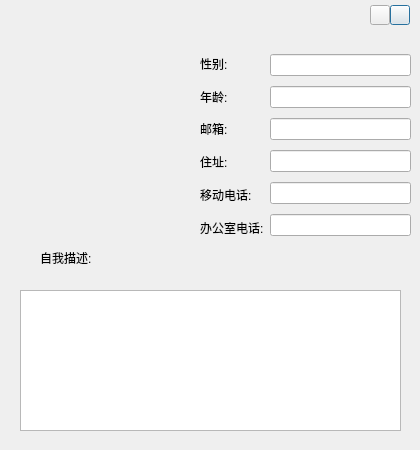
<?xml version="1.0" encoding="UTF-8"?>
<ui version="4.0">
 <class>CFriendDlg</class>
 <widget class="QDialog" name="CFriendDlg">
  <property name="geometry">
   <rect>
    <x>0</x>
    <y>0</y>
    <width>420</width>
    <height>450</height>
   </rect>
  </property>
  <property name="windowTitle">
   <string>Dialog</string>
  </property>
  <widget class="QLabel" name="lb_headPic">
   <property name="geometry">
    <rect>
     <x>30</x>
     <y>60</y>
     <width>131</width>
     <height>131</height>
    </rect>
   </property>
   <property name="text">
    <string/>
   </property>
  </widget>
  <widget class="QLabel" name="lb_frdName">
   <property name="geometry">
    <rect>
     <x>20</x>
     <y>210</y>
     <width>151</width>
     <height>20</height>
    </rect>
   </property>
   <property name="text">
    <string/>
   </property>
  </widget>
  <widget class="QLabel" name="label_7">
   <property name="geometry">
    <rect>
     <x>40</x>
     <y>250</y>
     <width>81</width>
     <height>16</height>
    </rect>
   </property>
   <property name="text">
    <string>自我描述:</string>
   </property>
  </widget>
  <widget class="QWidget" name="horizontalLayoutWidget">
   <property name="geometry">
    <rect>
     <x>270</x>
     <y>50</y>
     <width>141</width>
     <height>191</height>
    </rect>
   </property>
   <layout class="QHBoxLayout" name="horizontalLayout">
    <item>
     <layout class="QVBoxLayout" name="verticalLayout_2">
      <item>
       <widget class="QLineEdit" name="le_sex"/>
      </item>
      <item>
       <widget class="QLineEdit" name="le_age"/>
      </item>
      <item>
       <widget class="QLineEdit" name="le_mail"/>
      </item>
      <item>
       <widget class="QLineEdit" name="le_address"/>
      </item>
      <item>
       <widget class="QLineEdit" name="le_cellphone"/>
      </item>
      <item>
       <widget class="QLineEdit" name="le_officephone"/>
      </item>
     </layout>
    </item>
   </layout>
  </widget>
  <widget class="QWidget" name="verticalLayoutWidget">
   <property name="geometry">
    <rect>
     <x>200</x>
     <y>50</y>
     <width>72</width>
     <height>191</height>
    </rect>
   </property>
   <layout class="QVBoxLayout" name="verticalLayout">
    <item>
     <widget class="QLabel" name="label">
      <property name="text">
       <string>性别:</string>
      </property>
     </widget>
    </item>
    <item>
     <widget class="QLabel" name="label_2">
      <property name="text">
       <string>年龄:</string>
      </property>
     </widget>
    </item>
    <item>
     <widget class="QLabel" name="label_3">
      <property name="text">
       <string>邮箱:</string>
      </property>
     </widget>
    </item>
    <item>
     <widget class="QLabel" name="label_4">
      <property name="text">
       <string>住址:</string>
      </property>
     </widget>
    </item>
    <item>
     <widget class="QLabel" name="label_5">
      <property name="text">
       <string>移动电话:</string>
      </property>
     </widget>
    </item>
    <item>
     <widget class="QLabel" name="label_6">
      <property name="text">
       <string>办公室电话:</string>
      </property>
     </widget>
    </item>
   </layout>
  </widget>
  <widget class="QTextEdit" name="le_description">
   <property name="geometry">
    <rect>
     <x>20</x>
     <y>290</y>
     <width>381</width>
     <height>141</height>
    </rect>
   </property>
  </widget>
  <widget class="QPushButton" name="pb_close">
   <property name="geometry">
    <rect>
     <x>390</x>
     <y>5</y>
     <width>20</width>
     <height>20</height>
    </rect>
   </property>
   <property name="text">
    <string/>
   </property>
  </widget>
  <widget class="QLabel" name="lb_top">
   <property name="geometry">
    <rect>
     <x>0</x>
     <y>0</y>
     <width>420</width>
     <height>31</height>
    </rect>
   </property>
   <property name="text">
    <string/>
   </property>
  </widget>
  <widget class="QPushButton" name="pb_min">
   <property name="geometry">
    <rect>
     <x>370</x>
     <y>5</y>
     <width>20</width>
     <height>20</height>
    </rect>
   </property>
   <property name="text">
    <string/>
   </property>
  </widget>
  <zorder>lb_top</zorder>
  <zorder>lb_headPic</zorder>
  <zorder>lb_frdName</zorder>
  <zorder>label_7</zorder>
  <zorder>horizontalLayoutWidget</zorder>
  <zorder>verticalLayoutWidget</zorder>
  <zorder>le_description</zorder>
  <zorder>pb_close</zorder>
  <zorder>pb_min</zorder>
 </widget>
 <resources/>
 <connections/>
</ui>
